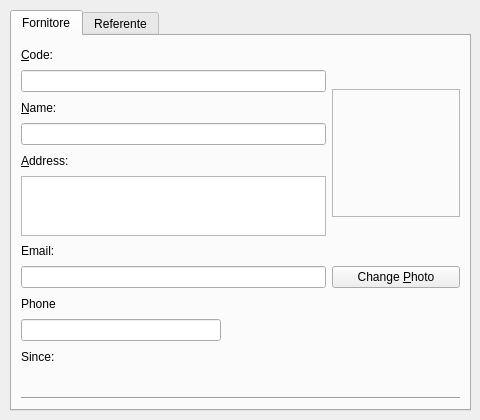
<?xml version="1.0" encoding="UTF-8"?>
<ui version="4.0">
 <class>donorEditor</class>
 <widget class="QWidget" name="donorEditor">
  <property name="geometry">
   <rect>
    <x>0</x>
    <y>0</y>
    <width>480</width>
    <height>420</height>
   </rect>
  </property>
  <property name="minimumSize">
   <size>
    <width>480</width>
    <height>420</height>
   </size>
  </property>
  <property name="windowTitle">
   <string>Form</string>
  </property>
  <widget class="QTabWidget" name="tabWidget">
   <property name="geometry">
    <rect>
     <x>10</x>
     <y>10</y>
     <width>461</width>
     <height>401</height>
    </rect>
   </property>
   <property name="currentIndex">
    <number>0</number>
   </property>
   <widget class="QWidget" name="tab">
    <attribute name="title">
     <string>Fornitore</string>
    </attribute>
    <layout class="QGridLayout" name="gridLayout">
     <item row="0" column="0">
      <widget class="QLabel" name="label_14">
       <property name="text">
        <string>&amp;Code:</string>
       </property>
       <property name="buddy">
        <cstring>editClientCode</cstring>
       </property>
      </widget>
     </item>
     <item row="1" column="0">
      <widget class="MibitLineEdit" name="editClientCode"/>
     </item>
     <item row="1" column="1" rowspan="5">
      <widget class="QLabel" name="labelClientPhoto">
       <property name="sizePolicy">
        <sizepolicy hsizetype="Maximum" vsizetype="Maximum">
         <horstretch>0</horstretch>
         <verstretch>0</verstretch>
        </sizepolicy>
       </property>
       <property name="minimumSize">
        <size>
         <width>128</width>
         <height>128</height>
        </size>
       </property>
       <property name="frameShape">
        <enum>QFrame::StyledPanel</enum>
       </property>
       <property name="frameShadow">
        <enum>QFrame::Sunken</enum>
       </property>
       <property name="text">
        <string/>
       </property>
       <property name="alignment">
        <set>Qt::AlignCenter</set>
       </property>
      </widget>
     </item>
     <item row="2" column="0">
      <widget class="QLabel" name="label_4">
       <property name="text">
        <string>&amp;Name:</string>
       </property>
       <property name="buddy">
        <cstring>editClientName</cstring>
       </property>
      </widget>
     </item>
     <item row="3" column="0">
      <widget class="MibitLineEdit" name="editClientName"/>
     </item>
     <item row="4" column="0">
      <widget class="QLabel" name="label_16">
       <property name="text">
        <string>&amp;Address:</string>
       </property>
       <property name="buddy">
        <cstring>editClientAddress</cstring>
       </property>
      </widget>
     </item>
     <item row="5" column="0">
      <widget class="QTextEdit" name="editClientAddress">
       <property name="maximumSize">
        <size>
         <width>16777215</width>
         <height>60</height>
        </size>
       </property>
       <property name="tabChangesFocus">
        <bool>true</bool>
       </property>
       <property name="acceptRichText">
        <bool>false</bool>
       </property>
      </widget>
     </item>
     <item row="6" column="0">
      <widget class="QLabel" name="label_21">
       <property name="text">
        <string>Email:</string>
       </property>
       <property name="buddy">
        <cstring>editClientAddress</cstring>
       </property>
      </widget>
     </item>
     <item row="7" column="0">
      <widget class="MibitLineEdit" name="emailDonor"/>
     </item>
     <item row="7" column="1">
      <widget class="QPushButton" name="btnChangeClientPhoto">
       <property name="text">
        <string>Change &amp;Photo</string>
       </property>
      </widget>
     </item>
     <item row="8" column="0">
      <widget class="QLabel" name="label_17">
       <property name="text">
        <string>Phone</string>
       </property>
       <property name="buddy">
        <cstring>editClientPhone</cstring>
       </property>
      </widget>
     </item>
     <item row="9" column="0">
      <widget class="MibitLineEdit" name="editClientPhone">
       <property name="minimumSize">
        <size>
         <width>94</width>
         <height>0</height>
        </size>
       </property>
       <property name="maximumSize">
        <size>
         <width>200</width>
         <height>16777215</height>
        </size>
       </property>
      </widget>
     </item>
     <item row="10" column="0">
      <widget class="QLabel" name="label_3">
       <property name="text">
        <string>Since:</string>
       </property>
      </widget>
     </item>
     <item row="11" column="0">
      <widget class="KDateWidget" name="sinceDatePicker"/>
     </item>
     <item row="12" column="0" colspan="2">
      <widget class="Line" name="line">
       <property name="orientation">
        <enum>Qt::Horizontal</enum>
       </property>
      </widget>
     </item>
    </layout>
   </widget>
   <widget class="QWidget" name="tab_2">
    <attribute name="title">
     <string>Referente</string>
    </attribute>
    <layout class="QGridLayout" name="gridLayout_2">
     <item row="0" column="0">
      <widget class="QLabel" name="label_15">
       <property name="text">
        <string>Nome Referente:</string>
       </property>
       <property name="buddy">
        <cstring>editClientCode</cstring>
       </property>
      </widget>
     </item>
     <item row="0" column="1">
      <widget class="QLabel" name="label_20">
       <property name="text">
        <string>Cognome Referente:</string>
       </property>
       <property name="buddy">
        <cstring>editClientCode</cstring>
       </property>
      </widget>
     </item>
     <item row="1" column="0">
      <widget class="MibitLineEdit" name="nameRefDonor"/>
     </item>
     <item row="1" column="1">
      <widget class="MibitLineEdit" name="surnameRefDonor"/>
     </item>
     <item row="2" column="0">
      <widget class="QLabel" name="label_5">
       <property name="text">
        <string>Email Referente:</string>
       </property>
       <property name="buddy">
        <cstring>editClientName</cstring>
       </property>
      </widget>
     </item>
     <item row="2" column="1">
      <widget class="QLabel" name="label_19">
       <property name="text">
        <string>Numero Telefono Referente:</string>
       </property>
       <property name="buddy">
        <cstring>editClientAddress</cstring>
       </property>
      </widget>
     </item>
     <item row="3" column="0">
      <widget class="MibitLineEdit" name="emailRefDonor"/>
     </item>
     <item row="3" column="1">
      <widget class="MibitLineEdit" name="phoneRefDonor">
       <property name="minimumSize">
        <size>
         <width>94</width>
         <height>0</height>
        </size>
       </property>
       <property name="maximumSize">
        <size>
         <width>300</width>
         <height>16777215</height>
        </size>
       </property>
      </widget>
     </item>
     <item row="4" column="0">
      <widget class="QLabel" name="label_18">
       <property name="text">
        <string>Note:</string>
       </property>
       <property name="buddy">
        <cstring>editClientPhone</cstring>
       </property>
      </widget>
     </item>
     <item row="5" column="0" colspan="2">
      <widget class="MibitLineEdit" name="notesRefDonor">
       <property name="minimumSize">
        <size>
         <width>0</width>
         <height>200</height>
        </size>
       </property>
      </widget>
     </item>
    </layout>
   </widget>
  </widget>
 </widget>
 <customwidgets>
  <customwidget>
   <class>KDateWidget</class>
   <extends>QWidget</extends>
   <header>kdatewidget.h</header>
  </customwidget>
  <customwidget>
   <class>MibitLineEdit</class>
   <extends>QLineEdit</extends>
   <header>../../mibitWidgets/mibitlineedit.h</header>
  </customwidget>
 </customwidgets>
 <resources/>
 <connections/>
</ui>
